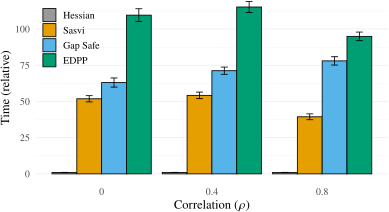

The script that drew this image:
library(tibble)
library(forcats)
library(tidyr)
library(dplyr)
library(tikzDevice)
library(ggplot2)

source("R/utils.R")

theme_set(theme_minimal(base_size = 9))

fig_width <- 4
fig_height <- 2.3

conf_level <- 0.05

d_raw <- readRDS("results/simulateddata-extra.rds") %>%
  filter(
    converged == TRUE,
    screening_type != "strong"
  ) %>%
  mutate(
    screening_type = recode_methods(screening_type),
    rho = as.factor(rho),
    np = paste0("$n=", n, "$, $p=", p, "$"),
    np = reorder(np, p),
    family = recode(
      family,
      "gaussian" = "Least-Squares",
      "binomial" = "Logistic"
    )
  ) %>%
  select(np, n, p, rho, family, screening_type, time) %>%
  unnest(time)

d1 <-
  d_raw %>%
  mutate(
    screening_type = as.factor(screening_type),
    screening_type = fct_reorder(screening_type, time, median),
    family = as.factor(family)
  ) %>%
  group_by(np, rho, family, screening_type) %>% 
  summarize(
    meantime = mean(time),
    se = sd(time) / sqrt(n()),
    ci = qnorm(1 - conf_level/2) * se
  ) %>%
  mutate(
    hi = meantime + ci,
    lo = meantime - ci,
    rel_time = meantime / min(meantime),
    hi = hi / min(meantime),
    lo = lo / min(meantime)
  ) %>%
  drop_na(meantime)

cols <- c(
  "#999999", "#E69F00", "#56B4E9", "#009E73", "#F0E442",
  "#0072B2", "#D55E00", "#CC79A7"
)

options(
  tikzDocumentDeclaration =
    "\\documentclass[10pt]{article}\n\\usepackage{newtxtext,newtxmath}\n"
)

file <- "figures/simulateddata-extra-timings.tex"
tikz(file, width = fig_width, height = fig_height, standAlone = TRUE)
ggplot(d1, aes(
  rho,
  rel_time,
  fill = screening_type
)) +
  geom_col(position = position_dodge(0.9), col = 1) +
  geom_errorbar(
    aes(ymin = lo, ymax = hi),
    position = position_dodge(0.9),
    width = 0.25
  ) +
  scale_fill_manual(values = cols[1:5]) +
  labs(
    fill = "Screening",
    x = "Correlation ($\\rho$)",
    y = "Time (relative)"
  ) +
  theme(
    legend.position = c(0.1, 0.78),
    legend.title = element_blank(),
    panel.grid.major.x = element_blank(),
    legend.key.size = unit(0.9, "line")
  ) 
dev.off()

renderPdf("figures/simulateddata-extra-timings.tex")
